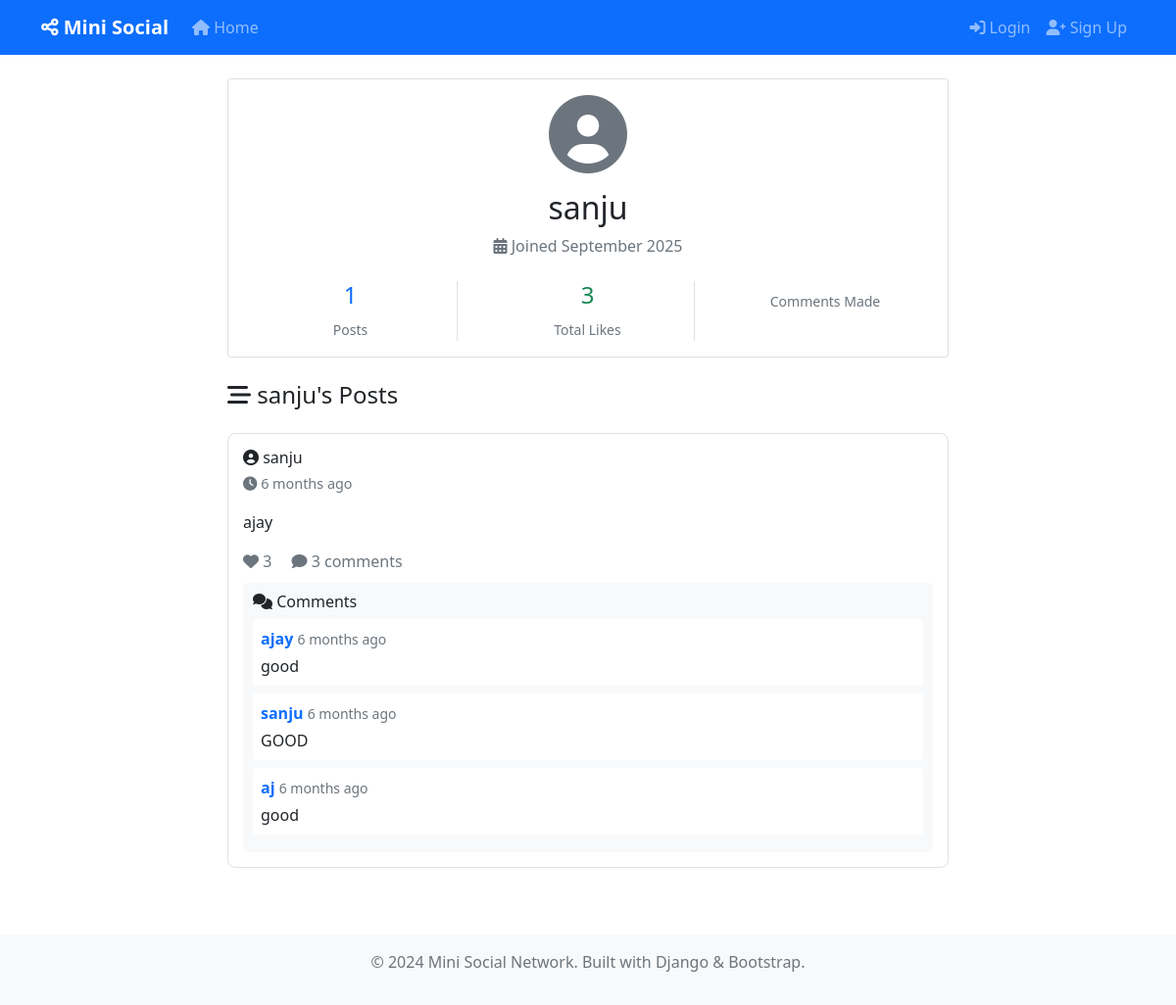
/profile/sanju/, run on the app's committed database.
### core/models.py (models this page shows, shortened)
class Post(models.Model):
    author = models.ForeignKey(User, on_delete=models.CASCADE, related_name='posts')
    content = models.TextField(max_length=500)
    image = models.ImageField(upload_to='posts/', blank=True, null=True)
    created_at = models.DateTimeField(auto_now_add=True)
    updated_at = models.DateTimeField(auto_now=True)
    class Meta:
        ordering = ['-created_at']
    @property
    def like_count(self):
        return self.likes.count()
    @property
    def comment_count(self):
        return self.comments.count()

class Comment(models.Model):
    author = models.ForeignKey(User, on_delete=models.CASCADE)
    post = models.ForeignKey(Post, on_delete=models.CASCADE, related_name='comments')
    content = models.TextField(max_length=300)
    created_at = models.DateTimeField(auto_now_add=True)
    class Meta:
        ordering = ['created_at']

### core/views.py (the view)
# urls.py: path('profile/<str:username>/', views.profile_view, name='profile'),
def profile_view(request, username):
    user = get_object_or_404(User, username=username)
    posts = Post.objects.filter(author=user).select_related('author').prefetch_related('likes', 'comments')
    total_posts = posts.count()
    total_likes = Like.objects.filter(post__author=user).count()
    paginator = Paginator(posts, 10)
    page_number = request.GET.get('page')
    page_obj = paginator.get_page(page_number)
    liked_posts = []
    if request.user.is_authenticated:
        liked_posts = Like.objects.filter(user=request.user).values_list('post_id', flat=True)
    return render(request, 'core/profile.html', {
        'profile_user': user,
        'posts': page_obj,
        'page_obj': page_obj,
        'is_paginated': page_obj.has_other_pages(),
        'total_posts': total_posts,
        'total_likes': total_likes,
        'user_likes': liked_posts
    })

### core/templates/core/profile.html (shortened to what this page needs)
{% extends 'core/base.html' %}
{% block content %}
<div class="row">
    <div class="col-md-8 mx-auto">
        <div class="card mb-4">
            <div class="card-body text-center">
                <i class="fas fa-user-circle fa-5x text-muted mb-3"></i>
                <h2>{{ profile_user.username }}</h2>
                <p class="text-muted">
                    <i class="fas fa-calendar-alt"></i>
                    Joined {{ profile_user.date_joined|date:"F Y" }}
                </p>
                <div class="row text-center mt-4">
                    <div class="col-md-4">
                        <div class="border-end">
                            <h4 class="text-primary">{{ total_posts }}</h4>
                            <small class="text-muted">Posts</small>
                        </div>
                    </div>
                    <div class="col-md-4">
                        <div class="border-end">
                            <h4 class="text-success">{{ total_likes }}</h4>
                            <small class="text-muted">Total Likes</small>
                        </div>
                    </div>
                    <div class="col-md-4">
                        <small class="text-muted">Comments Made</small>
                    </div>
                </div>
            </div>
        </div>
        <div class="d-flex justify-content-between align-items-center mb-3">
            <h4>
                <i class="fas fa-stream"></i>
                {% if user == profile_user %}Your Posts{% else %}{{ profile_user.username }}'s Posts{% endif %}
            </h4>
        </div>
        {% for post in posts %}
        <div class="post-card">
            <div class="d-flex justify-content-between align-items-start mb-2">
                <div>
                    <h6 class="mb-1">
                        <i class="fas fa-user-circle"></i> {{ post.author.username }}
                    </h6>
                    <small class="post-meta">
                        <i class="fas fa-clock"></i> {{ post.created_at|timesince }} ago
                    </small>
                </div>
            </div>
            <div class="mb-3">
                <p>{{ post.content|linebreaks }}</p>
            </div>
            <div class="d-flex justify-content-between align-items-center mb-2">
                <div>
                    {% if user.is_authenticated %}
                    <form method="post" action="{% url 'toggle_like' post.pk %}" class="d-inline">
                        {% csrf_token %}
                        <button type="submit" class="like-btn {% if post.id in user_likes %}liked{% endif %}">
                            <i class="fas fa-heart"></i> {{ post.like_count }}
                        </button>
                    </form>
                    {% else %}
                    <span class="text-muted">
                        <i class="fas fa-heart"></i> {{ post.like_count }}
                    </span>
                    {% endif %}
                    <span class="text-muted ms-3">
                        <i class="fas fa-comment"></i> {{ post.comment_count }} comments
                    </span>
                </div>
            </div>
            <div class="comment-section">
                <h6><i class="fas fa-comments"></i> Comments</h6>
                {% for comment in post.comments.all|slice:":3" %}
                <div class="mb-2 p-2 bg-white rounded">
                    <strong>
                        <a href="{% url 'profile' comment.author.username %}" class="text-decoration-none">
                            {{ comment.author.username }}
                        </a>
                    </strong>
                    <small class="text-muted">{{ comment.created_at|timesince }} ago</small>
                    <p class="mb-0 mt-1">{{ comment.content }}</p>
                </div>
                {% empty %}
                <p class="text-muted mb-0">No comments yet.</p>
                {% endfor %}
            </div>
        </div>
        {% endfor %}
    </div>
</div>
{% endblock %}

### core/templates/core/base.html (style rules this page uses)
.post-card { border: 1px solid #dee2e6; border-radius: 8px; margin-bottom: 20px; padding: 15px; background-color: #fff; }
.post-meta { color: #6c757d; font-size: 0.9em; }
.comment-section { background-color: #f8f9fa; border-radius: 5px; padding: 10px; margin-top: 10px; }

### data on the page
Post: author.username "sanju", created_at "6 months", content "ajay", like_count "3", comment_count "3"
Comment: author.username "ajay", created_at "6 months", content "good"
Comment: author.username "sanju", created_at "6 months", content "GOOD"
Comment: author.username "aj", created_at "6 months", content "good"

### other printed values
{{ profile_user.username }} "sanju"
{{ profile_user.date_joined|date:"F Y" }} "September 2025"
{{ total_posts }} "1"
{{ total_likes }} "3"
